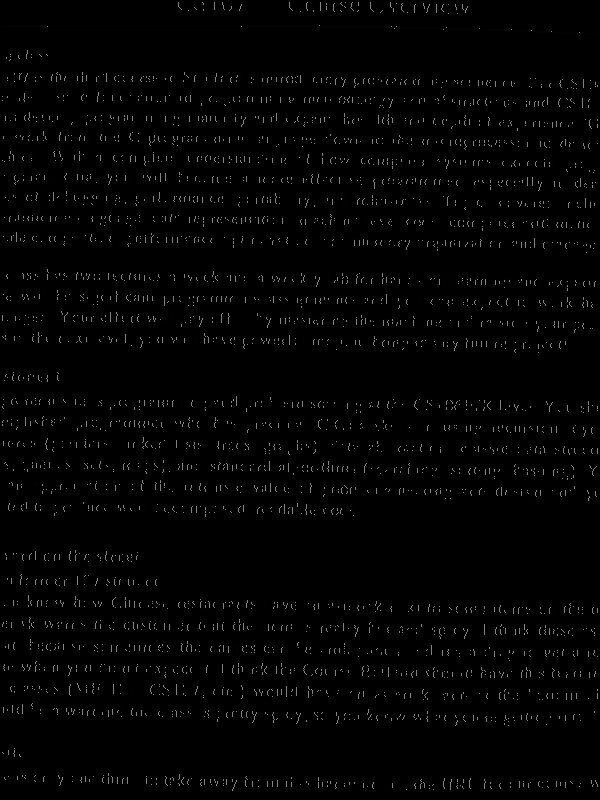
//> input picture OpenCV/bw_image2.jpg, 600 x 800 px
$ ./main bw_image2.jpg 3   (built with g++ and OpenCV 4)
//> lines starting //> are read from the running program, lines starting //| are printed output that depends on the picture; after the words box and inside, x2 and y2 are one past the last pixel; in counts of white or black regions, pixels touching at a corner belong together
#include "opencv2/opencv.hpp"
//#include <opencv2/core/utility.hpp>
#include <stdio.h>
#include <iostream>
#include <math.h>
using namespace cv;
using namespace std;

static const Vec3b bcolors[] =
  {
    Vec3b(0,0,255),
    Vec3b(0,128,255),
    Vec3b(0,255,255),
    Vec3b(0,255,0),
    Vec3b(255,128,0),
    Vec3b(255,255,0),
    Vec3b(255,0,0),
    Vec3b(255,0,255),
    Vec3b(255,255,255)
  };

template <typename T1, typename T2>
struct less_second {
  typedef pair<T1, T2> type;
  bool operator ()(type const& a, type const& b) const {
    return a.second < b.second;
  }
};


static bool isNeighbour(Rect & rect1, Rect & rect2, int & cHeight, int & cWidth);
static void findCharSize(vector<Rect> & boundRect, int & cHeight,int & cWidth);
static void mergeBoundRect(vector<Rect> & boundRect,int & index1, int & index2);
static void clearNullRect(vector<Rect> & boundRect);

int main(int argc, char** argv)
{
  Mat image, grayImage, bwImage, equalImage,  mserImage, outputImage;
  image = imread (argv[1], 1);
//> image is the input picture: 800 rows x 600 cols, CV_8UC3; min 0, max 138, mean 3.4
  int blkSize = atoi(argv[2]);
//> blkSize = 3
  if (argc != 3 || !image.data) {
    printf("Incorrect input. Please enter: executable + imageFileName + blockSize \n");
    return -1;
  }

  // namedWindow("Display_Image", CV_WINDOW_AUTOSIZE);
  // imshow("Display_Image", image);
  // rgb2gray
  cvtColor(image, grayImage, CV_RGB2GRAY);
  // equalize the image
  equalizeHist(grayImage, equalImage);
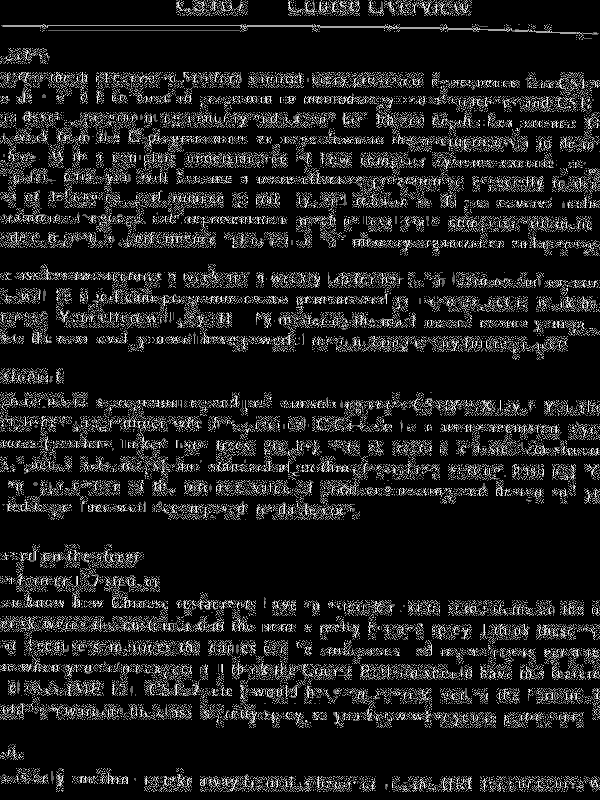
//> equalImage: 800 rows x 600 cols, CV_8UC1; min 0, max 255, mean 29.3
  // gray2bw
  adaptiveThreshold(grayImage,bwImage, 255, ADAPTIVE_THRESH_MEAN_C,\
		    THRESH_BINARY_INV, blkSize, 10);
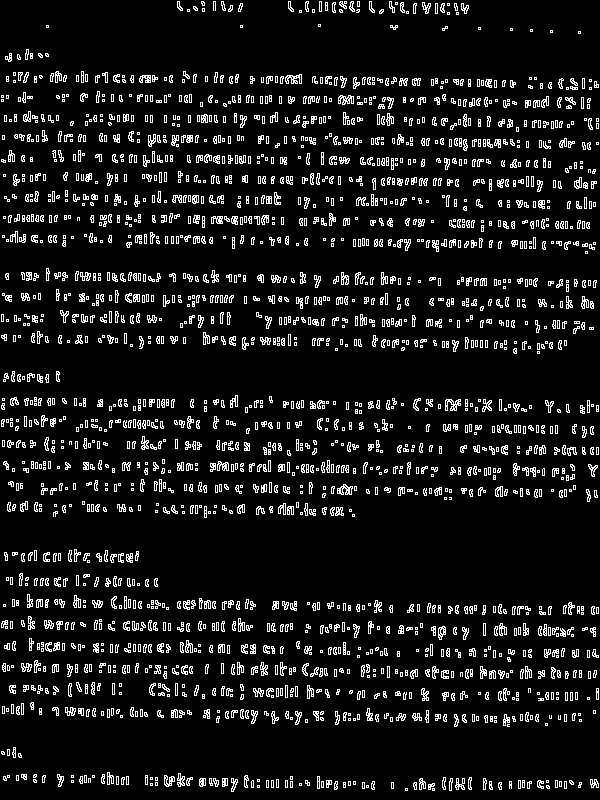
//> bwImage: 800 rows x 600 cols, CV_8UC1; 9.3% white in thin lines or dots


  //add bounding box
  cvtColor(bwImage, outputImage, CV_GRAY2RGB, 0);
//> outputImage: 800 rows x 600 cols, CV_8UC3; 9.3% white in thin lines or dots
  vector<vector<Point> > contours;
  findContours(bwImage, contours, CV_RETR_LIST, CV_CHAIN_APPROX_SIMPLE);
//> contours = 7338 contours, 6694 with area under 20; largest, box (x1, y1, x2, y2) and area: (445, 399, 461, 411) 92, (337, 484, 353, 495) 90, (285, 74, 302, 84) 86, (338, 95, 354, 105) 83, (438, 626, 446, 640) 68

  Mat outputImage2 = outputImage.clone();
  int numContours = contours.size();
//> numContours = 7338
  vector<Rect> boundRect(numContours);
  Scalar color = Scalar(0,0,255);


  for (int i = 0; i < numContours; i++) {
    boundRect[i] = boundingRect(contours[i]);
    rectangle(outputImage2, boundRect[i], color, 1, 8, 0);
  }
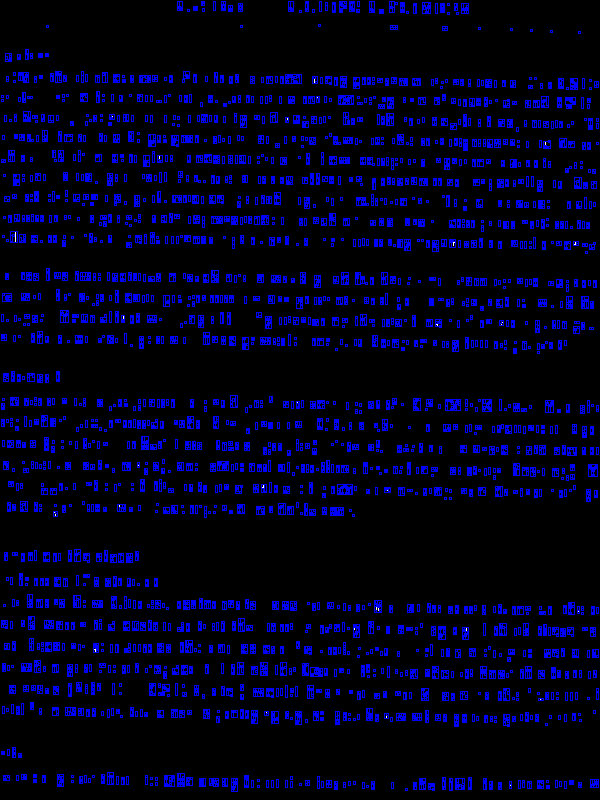
//> outputImage2: 800 rows x 600 cols, CV_8UC3; mean R, G, B 0, 0, 30.6
//> after the loop, boundRect = 7338 Rects (x, y, width, height), first 8: [432, 788, 3, 3], [405, 788, 3, 3], [231, 788, 3, 4], [490, 787, 3, 3], [469, 787, 3, 3], [462, 787, 3, 3], [432, 788, 3, 3], [428, 787, 3, 3]
  imwrite("output_image0.jpg", outputImage);
  imwrite("output_image2.jpg", outputImage2);


  // estimate the width and height of each character
  int cHeight, cWidth;
  findCharSize(boundRect, cHeight, cWidth);
  // merge the neighbour rectangles
  for (int i = 0; i < boundRect.size(); i++) { //how to eliminate the nested for-loop?
    for (int j = i+1; j < boundRect.size(); j++) {
      if (isNeighbour(boundRect[i], boundRect[j], cHeight, cWidth)) {
	       mergeBoundRect(boundRect, i, j);
         break;
      }
    }
  }
  // clear already merged rectangles
  clearNullRect(boundRect);

  int rectNum = boundRect.size();
  for (int i = 0; i < boundRect.size(); i++) {
      rectangle(outputImage, boundRect[i], color, 1, 8, 0);
  }

  imwrite("gray_image.jpg", grayImage);
  imwrite("equal_image.jpg", equalImage);
  imwrite("bw_image.jpg", bwImage);
  imwrite("ouptut_image.jpg", outputImage);

  //  imwrite("mser_image.jpg", mserImage);
  printf("image saved successfully.\n");
  return 0;
}


static bool isNeighbour(Rect & rect1, Rect & rect2, int & cHeight, int & cWidth) {
  if (rect1.area() == 0 || rect2.area() == 0) return false;

  float dy1 = abs(rect1.tl().y - rect2.tl().y); //i and j's dot
  float dy2 = abs(rect1.br().y - rect2.br().y); //"al"'s problem
  float dx1 = abs(rect1.tl().x - rect2.br().x); //if rect2 is in front of rect1
  float dx2 = abs(rect1.br().x - rect2.tl().x);
  //two dx is because when the bounding box becomes a rectangule, the original dx will not work anymore
  //two rectangles intersect
  if ((rect1 & rect2).area() != 0 ) return true;
  if ((dy1 < 0.25 * cHeight || dy2 < 0.35 * cHeight) && (dx1 < 0.45 * cWidth || dx2 < 0.45 *cWidth)) return true;
  else return false;
}


static void findCharSize(vector<Rect> & boundRect, int & cHeight,int & cWidth) {
  map<int, int> areaMap;	// key: area_value  value: frequency
  int numRects = boundRect.size();
//> numRects = 7338
  for(int i = 0; i < numRects; i++) {
    int area = boundRect[i].area();
    areaMap[area] += 1;
  }
//> this loop made 7338 passes
//> area on pass 47: 21
//> after the loop, areaMap = 57 items

  vector< pair<int, int> > areaArray(areaMap.begin(), areaMap.end());
//> areaArray = 57 pairs, first 12: [9, 3209], [12, 1036], [15, 629], [16, 43], [18, 298], [20, 36], [21, 401], [24, 469], [25, 15], [27, 82], [28, 56], [30, 62]
  sort(areaArray.begin(), areaArray.end(), less_second<int, int>());
//> areaArray = 57 pairs, first 12: [192, 1], [176, 1], [170, 1], [160, 1], [132, 1], [108, 1], [130, 2], [120, 2], [117, 2], [77, 2], [112, 4], [99, 4]
  float areaAvg;
  for (int i = 0; i < 10; i++) {
    areaAvg += areaArray[i].first;
  }
//> this loop made 10 passes
//> areaAvg on passes 1 to 10: 192, 368, 538, 698, 830, 938, 1068, 1188, 1305, 1382
//> after the loop, areaAvg = 1382
  areaAvg = areaAvg / 10.0;
//> areaAvg = 138.2
  cHeight = sqrt(areaAvg) * 1.1;
//> cHeight = 12
  cWidth = sqrt(areaAvg) * 0.75;
//> cWidth = 8
  cout << "character width is " << cWidth << endl;
//| character width is 8
  cout << "character height is " << cHeight << endl;
//| character height is 12
//> in main, `findCharSize(boundRect, cHeight, cWidth);`: cHeight = 12; cWidth = 8
//> after the loop in main, `for (int i = 0; i < boundRect.size(); i++)`: boundRect = 13828 Rects (x, y, width, height), first 8: [0, 0, 0, 0], [0, 0, 0, 0], [0, 0, 0, 0], [0, 0, 0, 0], [0, 0, 0, 0], [0, 0, 0, 0], [0, 0, 0, 0], [0, 0, 0, 0]
}


static void mergeBoundRect(vector<Rect> & boundRect,int & index1, int & index2) {
  // [16 lines of commented-out code are left out]

  Rect newRect = boundRect[index1] | boundRect[index2];
  //boundRect.erase(boundRect.begin() + index1);
  //  boundRect.erase(boundRect.begin() + index2 - 1);
  //  boundRect.push_back(Rect(Point(xTl, yTl), Point(xBr, yBr)));
  Rect nullRect = Rect(Point(0,0), Point(0,0));
  boundRect[index1] = nullRect;
  boundRect[index2] = nullRect;
  boundRect.push_back(newRect);
}


static void clearNullRect(vector<Rect> & boundRect){
  for (int i = 0; i < boundRect.size(); i++) {
    if (boundRect[i].area() == 0) {
      boundRect.erase(boundRect.begin() + i);
      --i;
    }
  }
//> after the loop, boundRect = 848 Rects (x, y, width, height), first 8: [549, 715, 3, 4], [528, 688, 3, 5], [77, 217, 3, 4], [213, 1, 3, 10], [405, 788, 3, 3], [391, 782, 3, 7], [578, 782, 4, 6], [509, 781, 3, 8]
//> in main, `int rectNum = boundRect.size();`: rectNum = 848
//> after the loop in main, `for (int i = 0; i < boundRect.size(); i++)`:
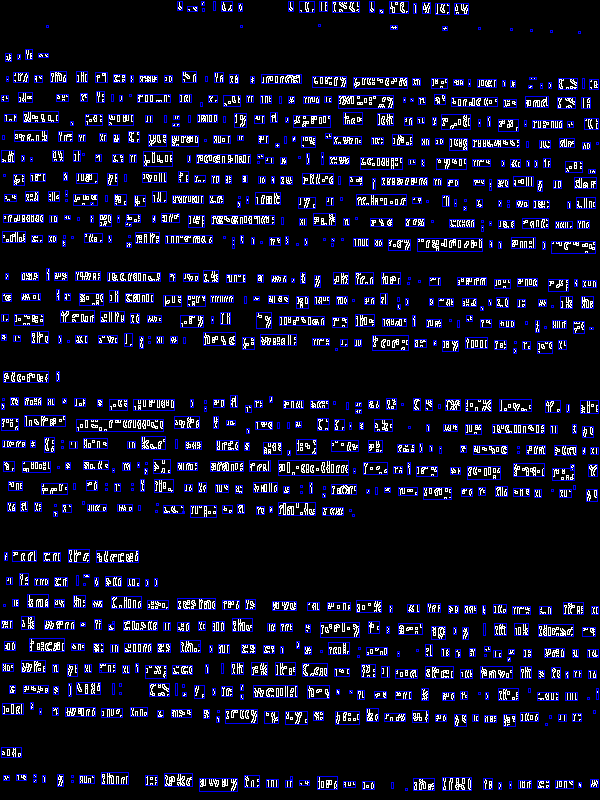
//> outputImage: 800 rows x 600 cols, CV_8UC3; mean R, G, B 15.9, 15.9, 33.4
}
